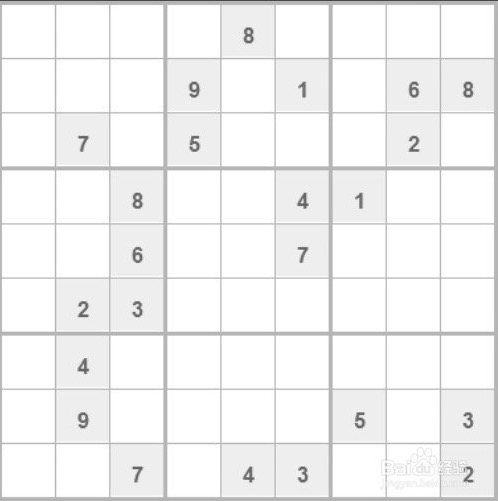
#> input picture images/shudu.jpg, 498 x 501 px
$ python num.py
#> lines starting #> are read from the running program, lines starting #| are printed output that depends on the picture; after the words box and inside, x2 and y2 are one past the last pixel; in counts of white or black regions, pixels touching at a corner belong together
#!/usr/local/bin/python3
# -*-coding:utf-8 -*-
import cv2
import os
import time

imgPath = "./images/shudu.jpg"
image = cv2.imread(imgPath)
#> image is the input picture: shape (501, 498, 3); min 68, max 255, mean 242.5
gray = cv2.cvtColor(image, cv2.COLOR_BGR2GRAY)
#cv2.imwrite("./images/gray.jpg", gray)
#cv2.imshow("Image-gray",  gray)

# 对灰度图进行二值处理:
ret, thresh = cv2.threshold(gray, 230, 255, cv2.THRESH_BINARY)
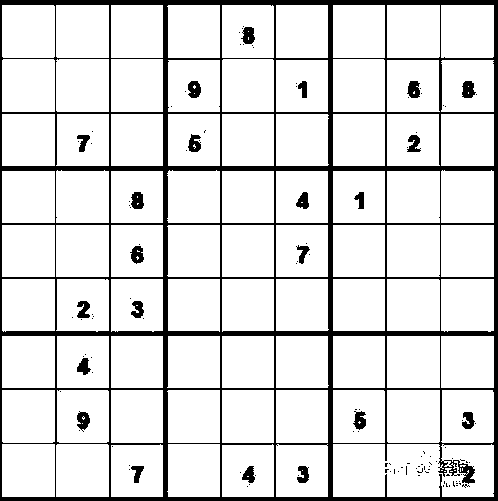
#> thresh: shape (501, 498); 87.4% white; 124 black regions (101 under 20 px), largest, box (x1, y1, x2, y2) and area: (0, 0, 498, 501) 27912, (462, 81, 476, 98) 179, (131, 192, 144, 209) 175
#cv2.imshow("Image-thresh", thresh)

# 给出一个十字形矩阵:
k = cv2.getStructuringElement(cv2.MORPH_CROSS, (6, 6))

# 用k作为卷积内核，对二值图像进行膨胀处理：
d = cv2.dilate(thresh, k)
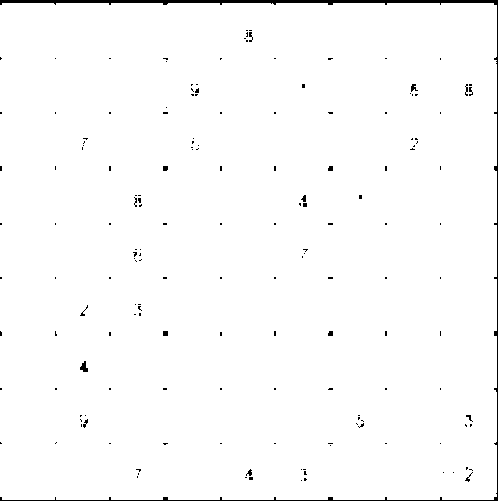
#> d: shape (501, 498); 98.5% white; 166 black regions (151 under 20 px)

# 提取图片中的轮廓
co, h = cv2.findContours(d, cv2.RETR_TREE, cv2.CHAIN_APPROX_SIMPLE)
#> co = 192 contours, 177 with area under 20; largest, box (x1, y1, x2, y2) and area: (0, 3, 497, 500) 245733, (79, 360, 89, 373) 68, (410, 83, 419, 93) 45, (162, 330, 169, 337) 34, (162, 165, 169, 172) 32; h = 192 rows, first 6: [-1, -1, 1, -1], [2, -1, -1, 0], [3, 1, -1, 0], [4, 2, -1, 0], [5, 3, -1, 0], [6, 4, -1, 0]

#提取小轮廓：
boxes = []
for i in range(len(h[0])):
    if h[0][i][3] == 0:
        boxes.append(h[0][i])
#> after the loop, boxes = 191 items, first 6: [2, -1, -1, 0], [3, 1, -1, 0], [4, 2, -1, 0], [5, 3, -1, 0], [6, 4, -1, 0], [7, 5, -1, 0]

img = co.copy()
#> img has the same summary as co

#提取数字：
nm = []
for j in range(len(boxes)):
    if boxes[j][2] != -1:
        x,y,w,h = cv2.boundingRect(co[boxes[j][2]])
        nm.append([x,y,w,h])
        #在原图中框选各个数字
        img = cv2.rectangle(img, (x-1,y-1), (x+w+1,y+h+1), (0,0,255), 2)
#> after the loop, nm = []

#cv2.imwrite("./images/final.jpg", img)
cv2.imshow("final", img)
cv2.waitKey()
